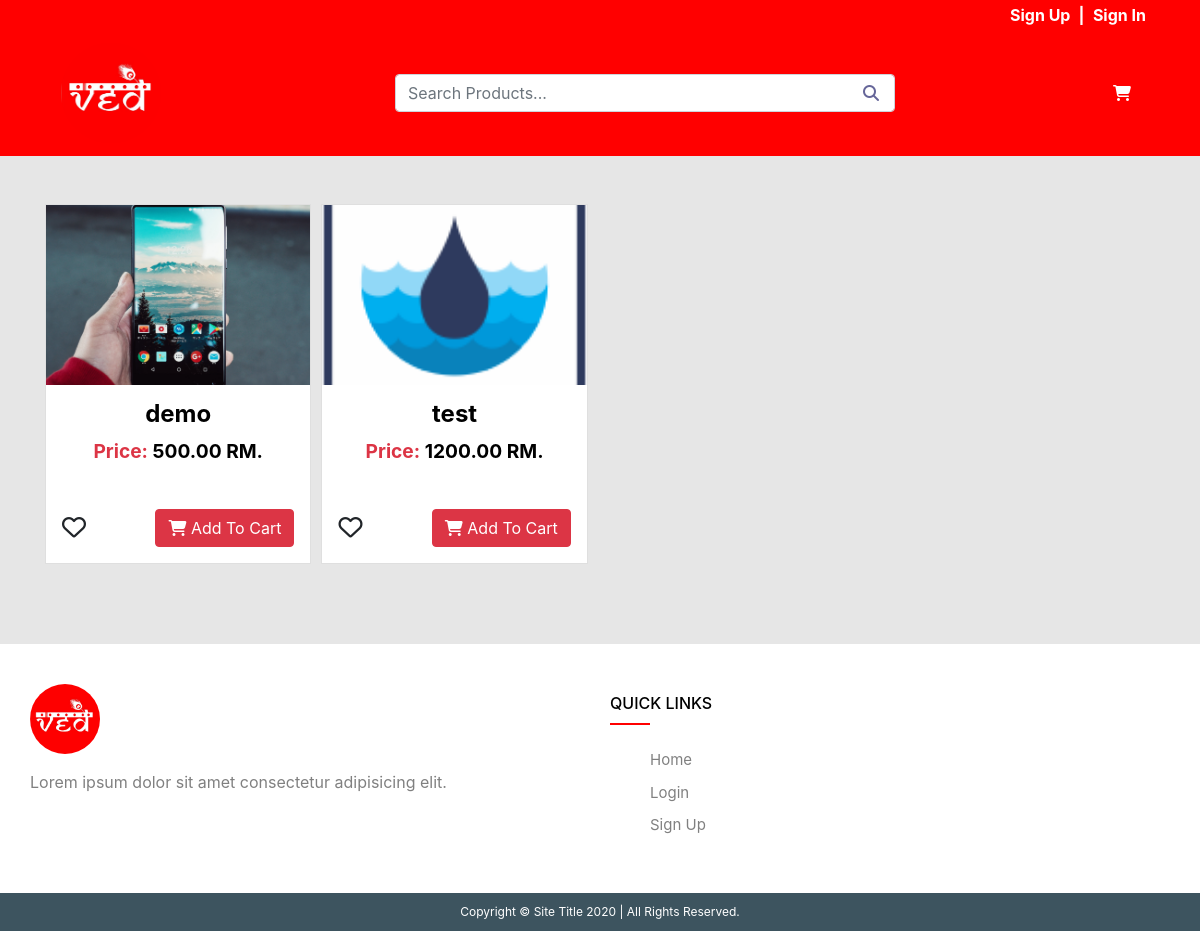
The app's page /new-products/ with its own data.
### store/models.py (models this page shows, shortened)
class Product(models.Model):
    name = models.CharField(max_length=100)
    slug = models.CharField(max_length=200)
    product_main_image = models.ImageField(upload_to="images/", null=True, blank=True)
    product_other_images = models.ManyToManyField(ProductImages, blank=True)
    category = models.ForeignKey(Category, on_delete=models.CASCADE)
    brand = models.ForeignKey(Brand, on_delete=models.CASCADE)
    price = models.DecimalField(max_digits=10, decimal_places=2, null=True, default=0)
    discount_price = models.DecimalField(max_digits=10, decimal_places=2, null=True, blank=True, default=0)
    discount_percentage = models.IntegerField(null=True, blank=True, default=0)
    size = models.ManyToManyField(ProductSizes, blank=True)
    color = models.ManyToManyField(ProductColors, blank=True)
    spec = models.ManyToManyField(ProductSpces, blank=True)
    uoms = models.ManyToManyField(UOM)
    stock = models.BooleanField()
    quantity = models.IntegerField(null=True)
    SKU = models.CharField(max_length=150)
    currency = models.ForeignKey(Currency, on_delete=models.CASCADE, null=True, blank=True)
    description = models.TextField(null=True, blank=True)

### store/views.py (the view)
# urls.py: path('new-products/', NewProd.as_view(), name="newProd"),
class NewProd(View):
    def get(self, request):
        products = Product.objects.all().order_by("-id")[:24]
        args = {'products': products}
        return render(self.request, 'Store/new_prod.html', args)

### store/templates/Store/new_prod.html (shortened to what this page needs)
{% extends 'Store/base.html' %}
{% load static %}
{% block content %}
    <link rel="stylesheet" href="{% static 'css/all_prod.css' %}">
    <div class="container my-5">
        <div class="prod-row">
        {% for product in products %}
            <div class="prod-cards bg-white">
                    <div class="prod-images">
                        <a class="prod-links" href="{% url 'Product_details' product.slug %}">
                            <img src="{{ product.product_main_image.url }}" alt="">
                        </a>
                    </div>
                    <div class="titles">
                        <a class="prod-links" href="{% url 'Product_details' product.slug %}">
                            <h5 class="text-center font-weight-bold text-wrap prod-name word">{{ product.name }}</h5>
                            {% if not product.discount_price %}
                                <p class="text-center font-weight-bold text-wrap prod-price no-disc-price"><span class="text-danger">Price:</span> {{ product.price }} RM.</p>
                            {% else %}
                                <p class="text-center cross-product-price mb-1">Price: {{ product.price }} RM.</p>
                                <p class="text-center font-weight-bold prod-price"><span class="text-danger">Price:</span> {{ product.discount_price }} RM.</p>
                            {% endif %}
                        </a>
                        <form action="" method="POST" class="order-block">
                            <div class="input-btn mb-3 align-self-center pl-3">
                                <i class="far fa-heart"></i>
                            </div>
                            <div class="input-btn mb-3 pr-3">
                                <button type="submit" class="btn btn-danger submit-button"><i class="fas fa-shopping-cart"></i> Add To Cart</button>
                            </div>
                        </form>
                    </div>
            </div>
        {% endfor %}
    </div>
    </div>
{% endblock %}

### static/css/base.css (style rules this page uses)
body { background-color: #E6E6E6; }

### static/css/all_prod.css (style rules this page uses)
.prod-row { display: grid; grid-template-columns: 24% 24% 24% 24%; grid-column-gap: 10px; grid-row-gap: 10px; }
.prod-cards { position: relative; width: 100%; border: 1px solid #DFDFDF; }
.prod-images img { position: relative; width: 100%; height: 180px; margin-bottom: 15px; object-fit: cover; }
.prod-links { color: #000; }
.prod-name { font-size: 1.5rem; }
.order-block { display: flex; justify-content: space-between; }
.input-btn .fa-heart { font-size: 20px; }
.word { word-wrap: break-word; }
.prod-price { font-size: 1.2rem; }
.no-disc-price { margin-bottom: 2.7rem; }
.order-block { display: flex; flex-direction: row; justify-content: space-between; }
.input-btn .submit-button { width: 100%!important; }
.input-btn .fa-heart { font-size: 1.5rem; cursor: pointer; }

### records on screen
Product: product_main_image (picture), name "demo", price "500.00"
Product: product_main_image (picture), name "test", price "1200.00"
